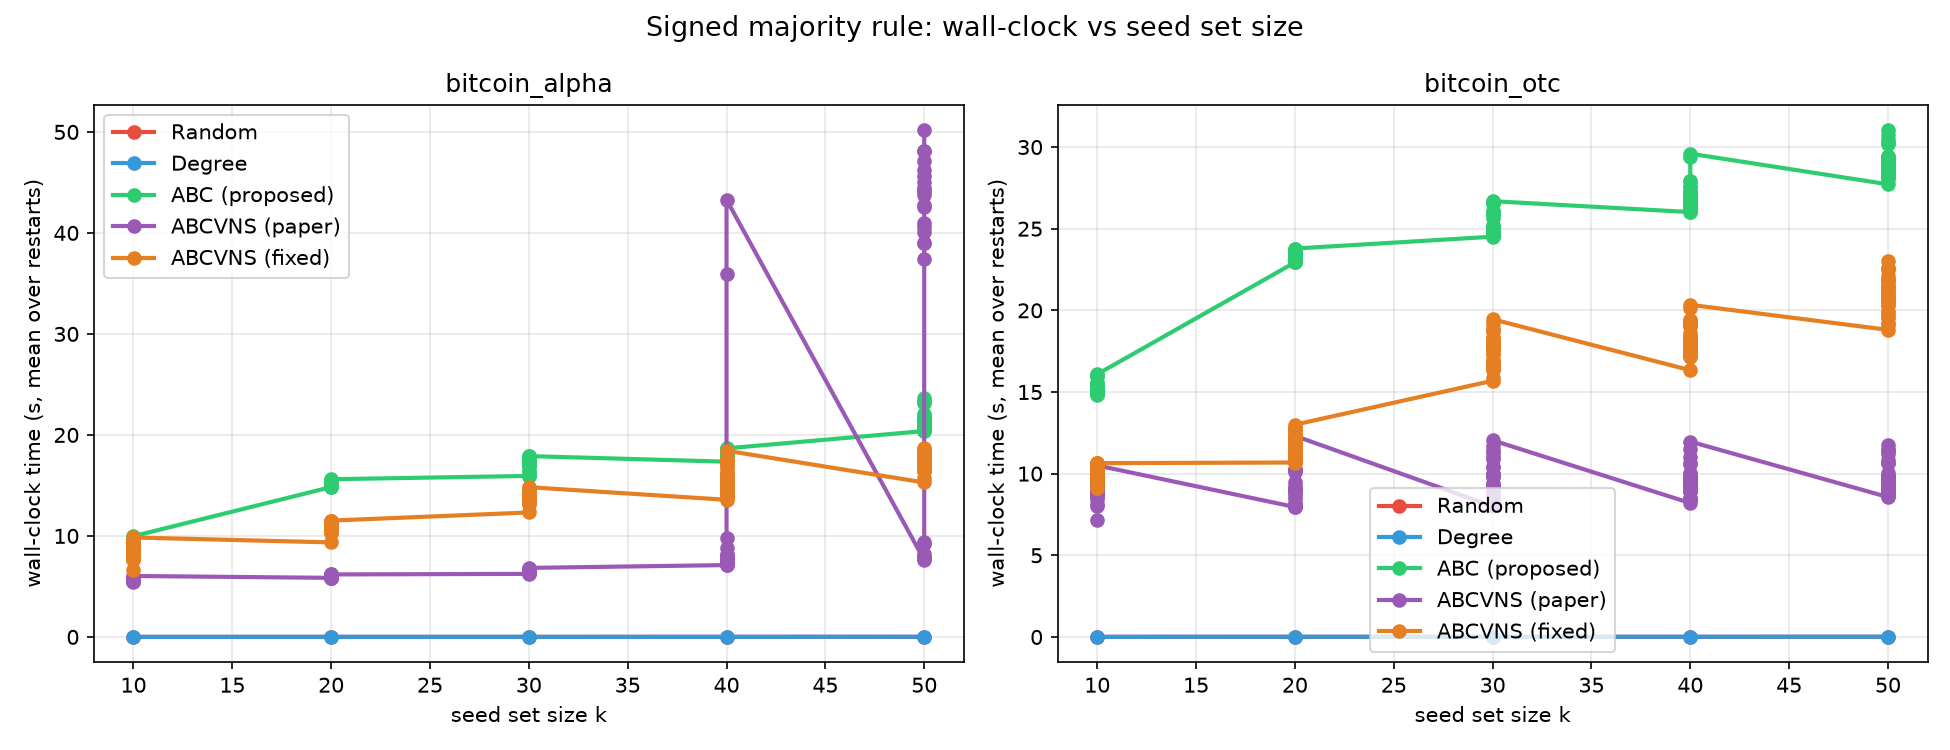

Python code for this plot:
"""
plot_time.py
============
Line chart #2: x = seed-set size k, y = wall-clock time (s),
one coloured line per algorithm, one subplot per graph.
Values are means over restarts.  Reads results.csv.
"""
import csv
from collections import defaultdict
from pathlib import Path

import matplotlib
matplotlib.use("Agg")
import matplotlib.pyplot as plt

HERE = Path(__file__).resolve().parent
CSV = HERE / "results.csv"
ORDER = ["Random", "Degree", "ABC (proposed)", "ABCVNS (paper)",
         "ABCVNS (fixed)"]
COLOURS = {"Random": "#e74c3c", "Degree": "#3498db",
           "ABC (proposed)": "#2ecc71", "ABCVNS (paper)": "#9b59b6",
           "ABCVNS (fixed)": "#e67e22"}


def load():
    data = defaultdict(lambda: defaultdict(list))   # graph -> alg -> (k, t)
    if not CSV.exists():
        raise SystemExit("results.csv not found; run runner.py first")
    with open(CSV, newline="", encoding="utf-8") as f:
        for row in csv.DictReader(f):
            data[row["graph"]][row["algorithm"]].append(
                (int(row["k"]), float(row["time_s"])))
    return data


def main():
    data = load()
    graphs = sorted(data)
    fig, axes = plt.subplots(1, len(graphs), figsize=(6.5 * len(graphs), 5),
                             squeeze=False)
    for ax, g in zip(axes[0], graphs):
        for alg in ORDER:
            pts = sorted(data[g].get(alg, []))
            if not pts:
                continue
            ks = [p[0] for p in pts]
            ts = [p[1] for p in pts]
            ax.plot(ks, ts, marker="o", label=alg, color=COLOURS[alg],
                    linewidth=2)
        ax.set_xlabel("seed set size k")
        ax.set_ylabel("wall-clock time (s, mean over restarts)")
        ax.set_title(g)
        ax.grid(alpha=0.3)
        ax.legend()
    fig.suptitle("Signed majority rule: wall-clock vs seed set size",
                 fontsize=13)
    fig.tight_layout()
    out = HERE / "plot_time.png"
    fig.savefig(out, dpi=150)
    print(f"wrote {out}")


if __name__ == "__main__":
    main()
